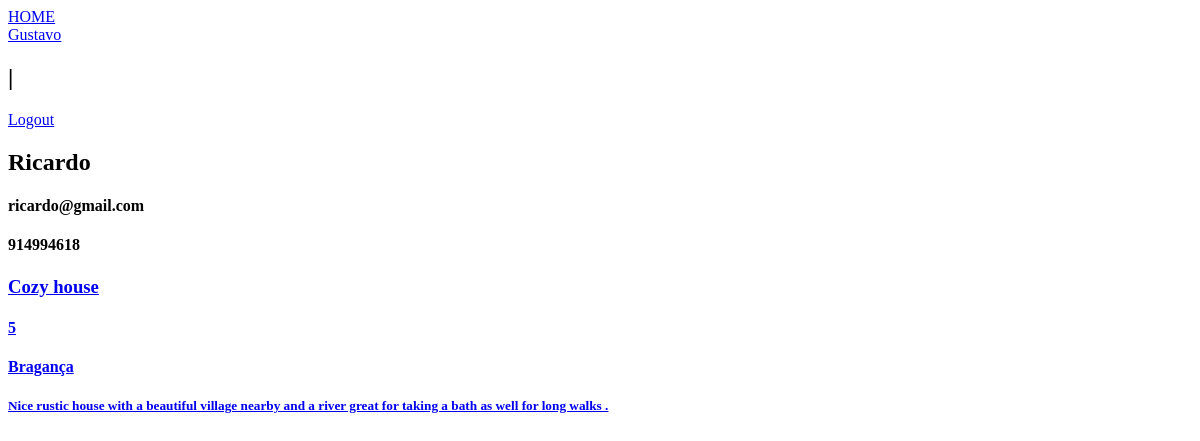
Page /pages/user.php?id=2 (signed in) on the earlier database version.
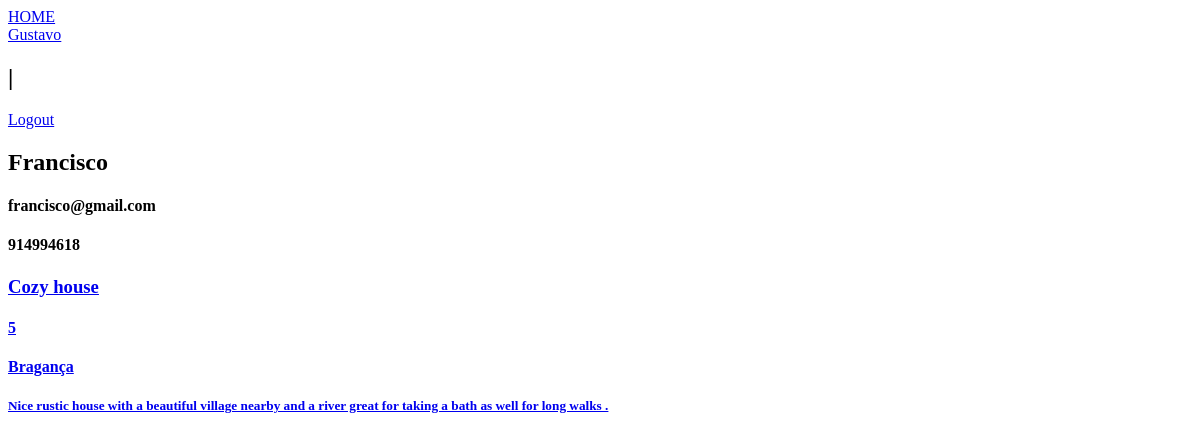
Same page on the later database version.
### tables this page shows
CREATE TABLE User(
    userID integer PRIMARY KEY,
    userName text NOT NULL,
    email text NOT NULL,
    passHash text NOT NULL,
    age date NOT NULL,
    phoneNumber text NOT NULL CHECK(length(phoneNumber) = 9)
);

### actions/user_info.php (the view, shortened to what this page needs)
<?php
    function getUserInfo($userId){
        $db = Database::instance()->db();
        $stmt = $db->prepare('Select * from User
                              where User.userId = :userId
                                ');
        $stmt->bindParam(':userId', $userId);
        $stmt->execute();
        $user = $stmt->fetch();
        if($user !== false){
            return $user;
        }
        else{
            echo "PAGE NOT FOUND";
        }
    }
    function getUserPlaces($userId){
        $db = Database::instance()->db();
        $stmt1 = $db->prepare('Select * from User
                              where User.userId = :userId
                                ');
        $stmt1->bindParam(':userId', $userId);
        $stmt1->execute();
        $user1 = $stmt1->fetch();
        $stmt = $db->prepare('Select Place.placeId as id,Place.title,
                                Place.area,Place.maxGuests as maxGuests,
                                IFNULL(avg(comment.classification),\'No Reviews yet\') as class,
                                place.placeDEscription
                                from
                                    User Join Place on User.userId = Place.placeOwner
                                    LEFT Join Comment on Place.placeid = comment.placeid
                                where User.userId = :userId
                                group by place.placeid;');
        $stmt->bindParam(':userId', $userId);
        $stmt->execute();
        $places = $stmt->fetchAll();
        return $places;
    }
    function drawUserInfo($user){
        ?>
            <h2> <?= $user['userName'] ?> </h2>
            <h4> <?= $user['email'] ?> </h4>
            <h4> <?= $user['phoneNumber'] ?> </h4>
        <?php
    }
    function drawUserPlaces($places){
            ?>
            <?php
        foreach($places as $place){
            drawPlace($place);
        }
    }
    function drawPlace($place){
        ?>
                <a href="./house.php?id=<?= $place['id']?>" >
                    <div id='UserPlace '>
                        <h3> <?= $place['title']?> </h3>
                        <h4> <?= $place['class']?> </h4>
                        <h4> <?= $place['area']?> </h4>
                        <h5> <?= $place['placeDescription']?> </h5>
                    </div>
                </a>
            <?php
    }
    ?>

Differences in the rows shown:
changed user: userName "Ricardo" → "Francisco"; email "ricardo@gmail.com" → "francisco@gmail.com"
